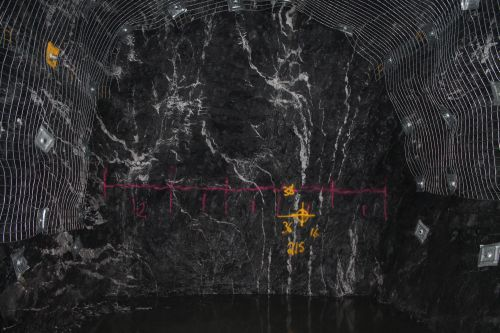
#> input picture donkeycar/parts/test.jpg, 500 x 333 px
$ python test_cam.py   (older library calls are emulated)
#> lines starting #> are read from the running program, lines starting #| are printed output that depends on the picture; after the words box and inside, x2 and y2 are one past the last pixel; in counts of white or black regions, pixels touching at a corner belong together
import numpy as np
from skimage import io
from skimage import color
import matplotlib.pyplot as plt


img = io.imread('test.jpg')
#> img is the input picture: shape (333, 500, 3); mean R, G, B 42.2, 41.5, 42.8


img_hsv = color.rgb2hsv(img) # Image into HSV colorspace
#> img_hsv: shape (333, 500, 3) float64; mean of channels 0, 1, 2 0.481, 0.0736, 0.173
h = img_hsv[:,:,0] # Hue
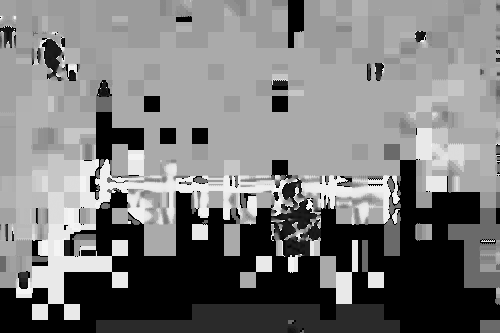
#> h: shape (333, 500) float64; min 0, max 0.996, mean 0.481
s = img_hsv[:,:,1] # Saturation
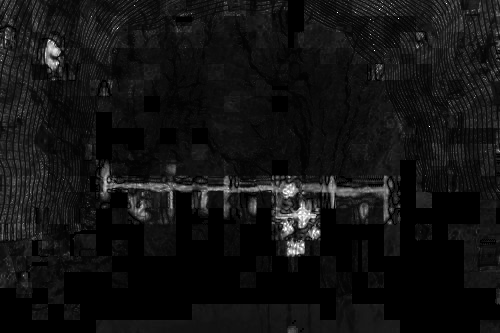
#> s: shape (333, 500) float64; min 0, max 1, mean 0.0736
v = img_hsv[:,:,2] # Value aka Lightness

mask = (h > 10).astype(np.uint8)
#> mask: shape (333, 500); every value is 0

plt.figure(1, figsize=(15, 15))

plt.subplot(4,2,1); plt.imshow(mask); plt.title('Hue')
plt.subplot(4,2,2); plt.imshow(s, cmap='gray'); plt.title('Saturation')
plt.subplot(4,2,3); plt.imshow(v, cmap='gray'); plt.title('Value')
plt.tight_layout()
plt.show()
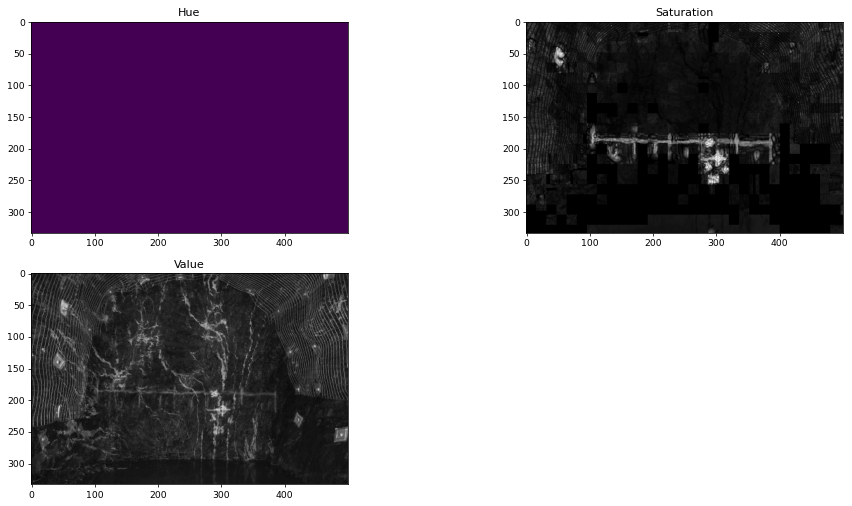
#> figure drawn by matplotlib, 3 panels

mask = (s > 0.35).astype(np.uint8);  # Thresholding in the Saturation-channel
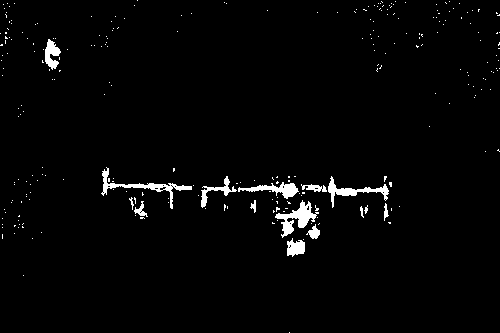
#> mask: shape (333, 500); values 0 (black) and 1 (white), 2.2% white; 267 white regions (253 under 20 px), largest, box (x1, y1, x2, y2) and area: (275, 200, 319, 238) 591, (101, 167, 192, 209) 551, (328, 176, 389, 208) 449
plt.subplot(4,2,4); plt.imshow(mask); plt.title('mask')

# [11 lines of commented-out code are left out]
